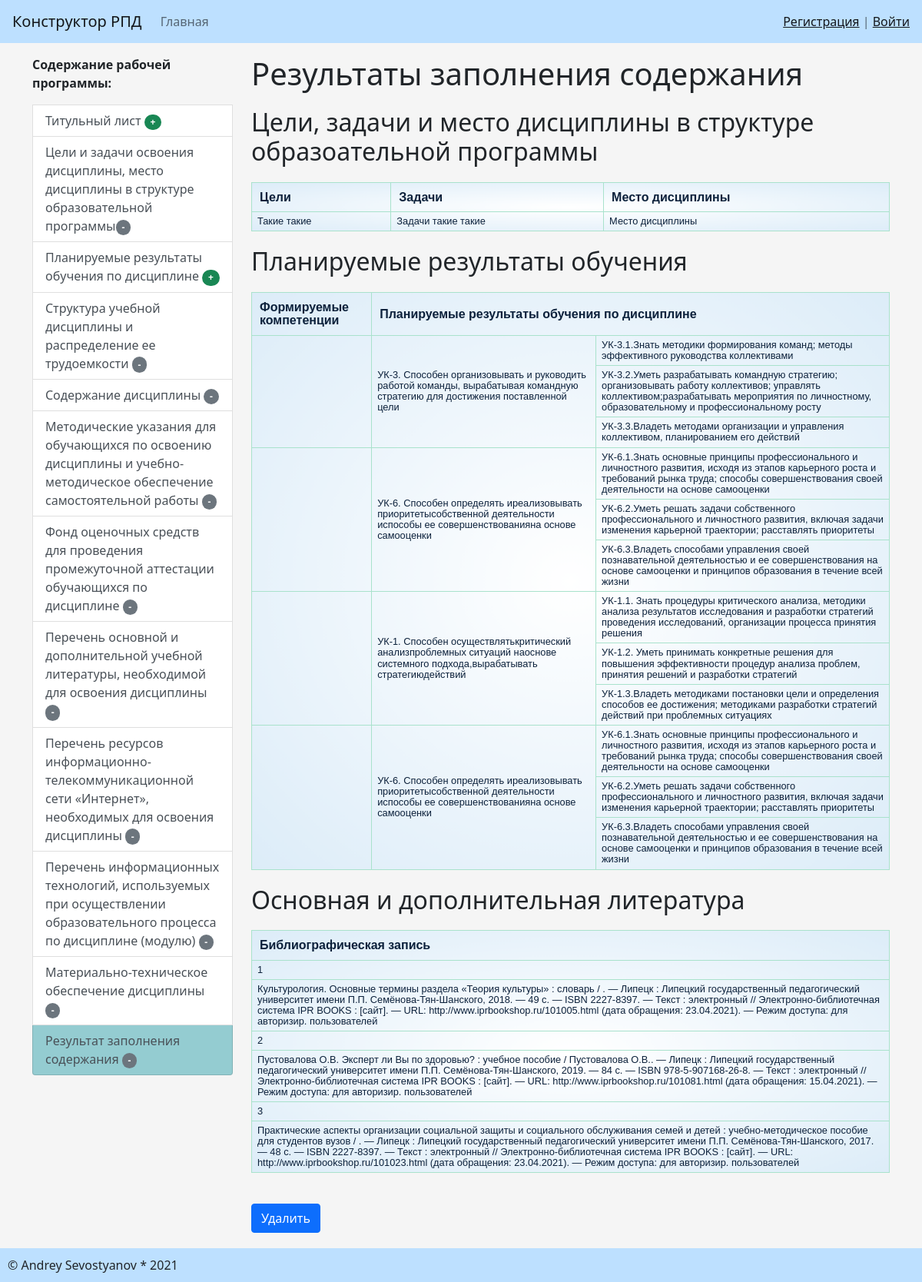
/opn_main_window/res/, run on the app's committed database.
### generation_rpd/models.py (models this page shows, shortened)
class TargetsAndTasks(models.Model):
    target = models.TextField(blank=True, verbose_name='Цели и задачи')
    task = models.TextField(blank=True, verbose_name='Знать')
    place_discip = models.TextField(blank=True, verbose_name='Знать')

class SelectComp(models.Model):
    kod_c = models.CharField(max_length=10)
    descrip_c = models.TextField(blank=True, verbose_name='Формулировка компетенции')
    kod_i_naim_c1 = models.TextField(blank=True,
                                     verbose_name='Знать')
    kod_i_naim_c2 = models.TextField(blank=True,
                                     verbose_name='Уметь')
    kod_i_naim_c3 = models.TextField(blank=True,
                                     verbose_name='Владеть')

class SelectBooks(models.Model):
    book = models.TextField(blank=True, verbose_name='Библиографическая запись')

### generation_rpd/views.py (the view)
# urls.py: path('opn_main_window/res/', gen_res, name='gen_res'),
def gen_res(request):
    bd_book = SelectBooks.objects.all()
    bd1 = SelectComp.objects.all()
    bd2 = TargetsAndTasks.objects.all()
    gen_final_doc()
    if request.method == 'POST':
        return redirect('gen_res')
    return render(request, 'generation_rpd/res.html', {'bd_book': bd_book, 'bd1': bd1, 'bd2': bd2})

### generation_rpd/templatetags/gen_tags.py (called while the page is built)
@register.inclusion_tag('generation_rpd/list_categories.html')
def show_categories():
    categories = Category.objects.all()
    return {"categories": categories}

### generation_rpd/templates/generation_rpd/res.html (shortened to what this page needs)
{% extends 'base.html' %}
{% block sidebar %}
{% include 'inc/_sidebar.html' %}
{% endblock %}
{% block content %}
<h1>Результаты заполнения содержания</h1>
<h2>Цели, задачи и место дисциплины в структуре образоательной программы</h2>
<table border="1" width="100%" cellpadding="5">
    <tr>
        <th>Цели</th>
        <th>Задачи</th>
        <th>Место дисциплины</th>
    </tr>
    {% for items in bd2 %}
    <tr>
        <td>{{items.target}}</td>
        <td>{{items.task}}</td>
        <td>{{items.place_discip}}</td>
    </tr>
    {% endfor %}
</table>
<h2>Планируемые результаты обучения</h2>
<table border="1" width="100%" cellpadding="5">
    <tr>
        <th>Формируемые компетенции</th>
        <th colspan="2">Планируемые результаты обучения по дисциплине</th>
    </tr>
    {% for tbl in bd1 %}
    <tr>
        <td rowspan="3">{{tbl.kod_c}}</td>
        <td rowspan="3">{{tbl.descrip_c}}</td>
        <td>{{tbl.kod_i_naim_c1}}</td>
    <tr><td>{{tbl.kod_i_naim_c2}}</td></tr>
    <tr><td>{{tbl.kod_i_naim_c3}}</td></tr>
    </tr>
    {% endfor %}
</table>
<h2>Основная и дополнительная литература</h2>
<table border="1" width="100%" cellpadding="5">
    <tr>
        <th>Библиографическая запись</th>
    </tr>
    {% for items in bd_book %}
    <tr>
        <td>{{items.book}}</td>
    </tr>
    {% endfor %}
</table>
<form action = "{% url 'del_doc' %}" method = "POST">
    <button type="submit" class="btn btn-primary btn-block">Удалить</button>
</form>
{% endblock %}

### rpdapp/static/css/style.css (style rules this page uses)
body { background-color: #f5f5f5; }
table { margin-top: 20px; margin-bottom: 20px; border-collapse: collapse; line-height: 1.1; font-family: "Lucida Sans Unicode", "Lucida Grande", sans-serif; background: radial-gradient(farthest-corner at 50% 50%, white, #DCECF8); color: #0C213B; }
th { padding: 10px; border: 1px solid #A9E2CC; }
td { font-size: 0.8em; padding: 5px 7px; border: 1px solid #A9E2CC; }
h2 { margin-top: 20px; margin-bottom: 20px; }
button { margin-top: 20px; margin-bottom: 20px; }

### data on the page
TargetsAndTasks: target "Такие такие", task "Задачи такие такие", place_discip "Место дисциплины"
SelectComp: descrip_c "УК-3. Способен организовывать и руководить работой команды, вырабатывая командную стратегию для достижения поставленной цели", kod_i_naim_c1 "УК-3.1.Знать методики формирования команд; методы эффективного руководства коллективами", kod_i_naim_c2 "УК-3.2.Уметь разрабатывать командную стратегию; организовывать работу коллективов; управлять коллективом;разрабатывать мероприятия по личностному, образовательному и профессиональному росту", kod_i_naim_c3 "УК-3.3.Владеть методами организации и управления коллективом, планированием его действий"
SelectComp: descrip_c "УК-6. Способен определять иреализовывать приоритетысобственной деятельности испособы ее совершенствованияна основе самооценки", kod_i_naim_c1 "УК-6.1.Знать основные принципы профессионального и личностного развития, исходя из этапов карьерного роста и требований рынка труда; способы совершенствования своей деятельности на основе самооценки", kod_i_naim_c2 "УК-6.2.Уметь решать задачи собственного профессионального и личностного развития, включая задачи изменения карьерной траектории; расставлять приоритеты", kod_i_naim_c3 "УК-6.3.Владеть способами управления своей познавательной деятельностью и ее совершенствования на основе самооценки и принципов образования в течение всей жизни"
SelectComp: descrip_c "УК-1. Способен осуществлятькритический анализпроблемных ситуаций наоснове системного подхода,вырабатывать стратегиюдействий", kod_i_naim_c1 "УК-1.1. Знать процедуры критического анализа, методики анализа результатов исследования и разработки стратегий проведения исследований, организации процесса принятия решения", kod_i_naim_c2 "УК-1.2. Уметь принимать конкретные решения для повышения эффективности процедур анализа проблем, принятия решений и разработки стратегий", kod_i_naim_c3 "УК-1.3.Владеть методиками постановки цели и определения способов ее достижения; методиками разработки стратегий действий при проблемных ситуациях"
SelectComp: descrip_c "УК-6. Способен определять иреализовывать приоритетысобственной деятельности испособы ее совершенствованияна основе самооценки", kod_i_naim_c1 "УК-6.1.Знать основные принципы профессионального и личностного развития, исходя из этапов карьерного роста и требований рынка труда; способы совершенствования своей деятельности на основе самооценки", kod_i_naim_c2 "УК-6.2.Уметь решать задачи собственного профессионального и личностного развития, включая задачи изменения карьерной траектории; расставлять приоритеты", kod_i_naim_c3 "УК-6.3.Владеть способами управления своей познавательной деятельностью и ее совершенствования на основе самооценки и принципов образования в течение всей жизни"
SelectBooks: book "1"
SelectBooks: book "Культурология. Основные термины раздела «Теория культуры» : словарь / . — Липецк : Липецкий государственный педагогический университет имени П.П. Семёнова-Тян-Шанского, 2018. — 49 c. — ISBN 2227-8397. — Текст : электронный // Электронно-библиотечная система IPR BOOKS : [сайт]. — URL: http://www.iprbookshop.ru/101005.html (дата обращения: 23.04.2021). — Режим доступа: для авторизир. пользователей"
SelectBooks: book "2"
SelectBooks: book "Пустовалова О.В. Эксперт ли Вы по здоровью? : учебное пособие / Пустовалова О.В.. — Липецк : Липецкий государственный педагогический университет имени П.П. Семёнова-Тян-Шанского, 2019. — 84 c. — ISBN 978-5-907168-26-8. — Текст : электронный // Электронно-библиотечная система IPR BOOKS : [сайт]. — URL: http://www.iprbookshop.ru/101081.html (дата обращения: 15.04.2021). — Режим доступа: для авторизир. пользователей"
SelectBooks: book "3"
SelectBooks: book "Практические аспекты организации социальной защиты и социального обслуживания семей и детей : учебно-методическое пособие для студентов вузов / . — Липецк : Липецкий государственный педагогический университет имени П.П. Семёнова-Тян-Шанского, 2017. — 48 c. — ISBN 2227-8397. — Текст : электронный // Электронно-библиотечная система IPR BOOKS : [сайт]. — URL: http://www.iprbookshop.ru/101023.html (дата обращения: 23.04.2021). — Режим доступа: для авторизир. пользователей"
